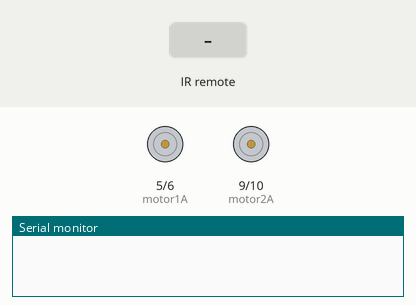
Recording of a sketch running on a simulated Arduino Uno, built with avr-gcc and run on an emulated ATmega328P. On the bench: motor-driver pin pairs drawn as motors (green arrow = first pin HIGH = forward, orange = second pin HIGH = backward, longer = more drive), the last lines printed to the serial monitor. The inputs (shaded band) are chosen by the test bench.

Above: at 1.2 s.
1.3 s: infrared code 0xB946FF00 received
At 1.8 s:
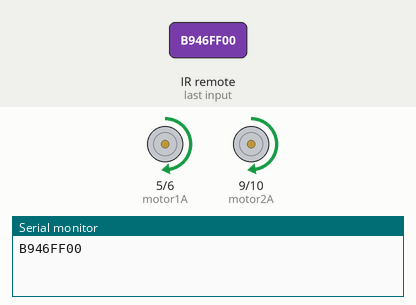
2.8 s: infrared code 0xEA15FF00 received
At 4.0 s:
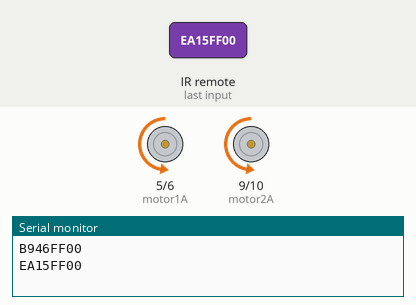
4.3 s: infrared code 0xBB44FF00 received
At 5.3 s:
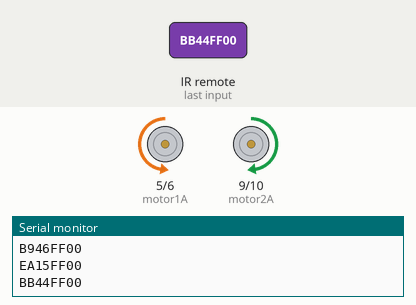
5.8 s: infrared code 0xBC43FF00 received
At 6.4 s:
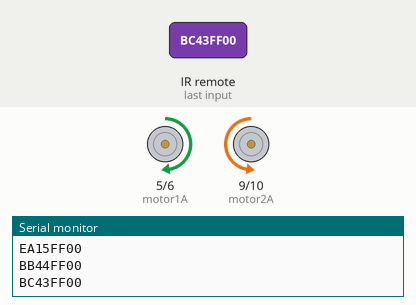
Timing chart, 0 to 8.3 s (numbered marks = the images above; inputs shaded):
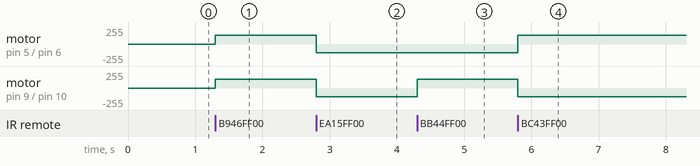

The sketch:

cod_motor.ino
```cpp
#include <IRremote.h>

int RECV_PIN = 11;
IRrecv IR(RECV_PIN);


int motor1A = 5;
int motor1B = 6;
int motor2A = 9;
int motor2B = 10;

void setup() {
  pinMode(motor1A, OUTPUT);
  pinMode(motor1B, OUTPUT);
  pinMode(motor2A, OUTPUT);
  pinMode(motor2B, OUTPUT);
  analogWrite(motor1A, 0);
  analogWrite(motor1B, 0);
  analogWrite(motor2A, 0);
  analogWrite(motor2B, 0);

  IR.enableIRIn();
  Serial.begin(9600);
}

void loop() {
  if (IR.decode()) {
    Serial.println(IR.decodedIRData.decodedRawData, HEX);

    switch (IR.decodedIRData.decodedRawData) {
      case 0xB946FF00:
        // Codul butonului pentru "înainte"
        // Mișcare înainte
        analogWrite(motor1A, 128);
        analogWrite(motor1B, 0);
        analogWrite(motor2A, 128);
        analogWrite(motor2B, 0);
        break;
      case 0xEA15FF00:
        // Codul butonului pentru "înapoi"
        // Mișcare înapoi
        analogWrite(motor1A, 0);
        analogWrite(motor1B, 128);
        analogWrite(motor2A, 0);
        analogWrite(motor2B, 128);
        break;
      case 0xBB44FF00: // Codul butonului pentru "stânga"
        // Mișcare la stânga
        analogWrite(motor1A, 0);
        analogWrite(motor1B, 128);
        analogWrite(motor2A, 128);
        analogWrite(motor2B, 0);
        break;
      case 0xBC43FF00: // Codul butonului pentru "dreapta"
        // Mișcare la dreapta
        analogWrite(motor1A, 128);
        analogWrite(motor1B, 0);
        analogWrite(motor2A, 0);
        analogWrite(motor2B, 128);
        break;
      default:
        // Opriți motoarele pentru orice alt buton
        analogWrite(motor1A, 0);
        analogWrite(motor1B, 0);
        analogWrite(motor2A, 0);
        analogWrite(motor2B, 0);
        break;


    }

    IR.resume(); // Reinițializați receptorul infraroșu pentru următoarea comandă
  }
}
```

Measured:
- after the input at 1.3 s, motor on pin 5 (motor1A) / pin 6 (motor1B), motor on pin 9 (motor2A) / pin 10 (motor2B): stopped → forward 128/255 at once
- after the input at 2.8 s, motor on pin 5 (motor1A) / pin 6 (motor1B), motor on pin 9 (motor2A) / pin 10 (motor2B): forward 128/255 → backward 128/255 at once
- after the input at 4.3 s, motor on pin 9 (motor2A) / pin 10 (motor2B): backward 128/255 → forward 128/255 at once
- after the input at 5.8 s, motor on pin 5 (motor1A) / pin 6 (motor1B): backward 128/255 → forward 128/255 at once; motor on pin 9 (motor2A) / pin 10 (motor2B): forward 128/255 → backward 128/255 at once
